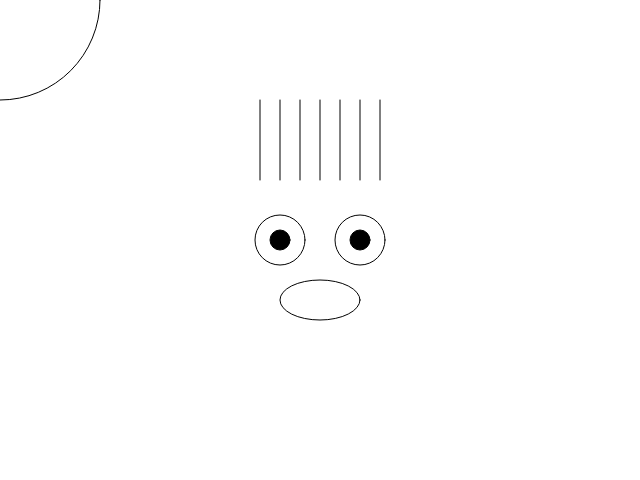
Frame 1 (no input)
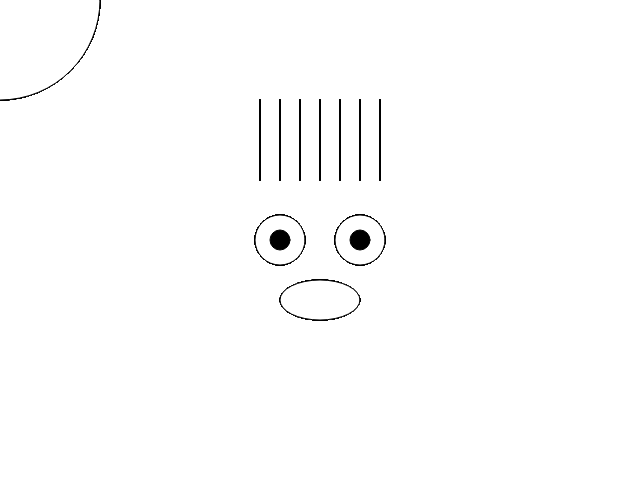
Frame 60 (no input)
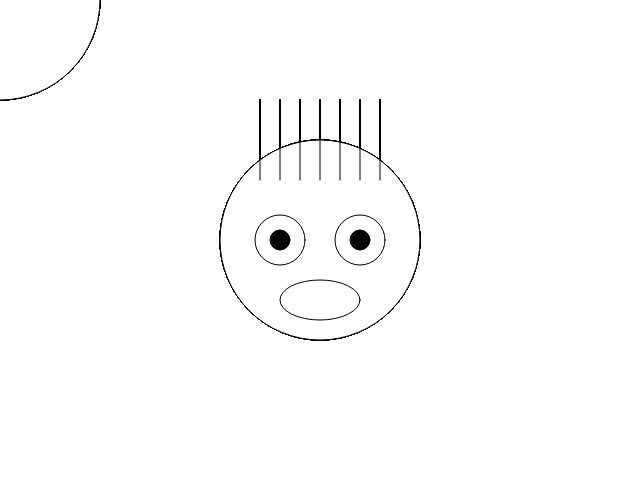
Frame 120 (the mouse pressed at the canvas centre since frame 60)

The p5.js sketch that drew these frames (run headless with seeded random() and noise() and a simulated clock; from frame 60 on, the mouse is pressed at the canvas centre):

// p5.js sketch
// ── sketch.js
// 函数setup() : 准备阶段
function setup() {
	// 创建画布，宽度640像素，高度480像素
	// 画布的坐标系统为，左上角坐标为（0，0），
	// x方向水平向右，y方向垂直向下，单位像素
	createCanvas(640,480);
}

// 函数draw()：作画阶段
function draw() {
	fill(255);// 填充白色
	// 1 画脸
	ellipse(mouseX,mouseY,200,200);// 圆圈
	
	// 2 左眼
	ellipse(280,240,50,50);// 另一个圆圈
	
	// 3 右眼
	ellipse(360,240,50,50); 
	
	// 4 嘴巴
	ellipse(320,300,80,40);
	
	fill(0);// 填充黑色	
	// 5 左眼珠
	ellipse(280,240,20,20);
	
	// 6 右眼珠
	ellipse(360,240,20,20);
	
	// 7 头发：从左到右画一排竖线
	line(260,180,260,100);
	line(280,180,280,100);
	line(300,180,300,100);
	line(320,180,320,100);
	line(340,180,340,100);
	line(360,180,360,100);
	line(380,180,380,100);
}
